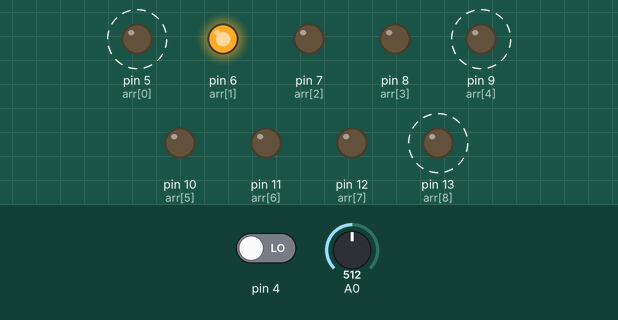
A sketch run on a simulated Arduino Uno, built with avr-gcc and run on an emulated ATmega328P. Parts: output pins drawn as LEDs (lit = HIGH). Dashed ring = blinking. Inputs (shaded band) come from the test bench; at power-on: pin 4 LOW, A0 = 512. Random numbers use the default seed unless the sketch sets one.

Above: at 1.2 s.
1.3 s: pin 4 driven HIGH
At 2.2 s:
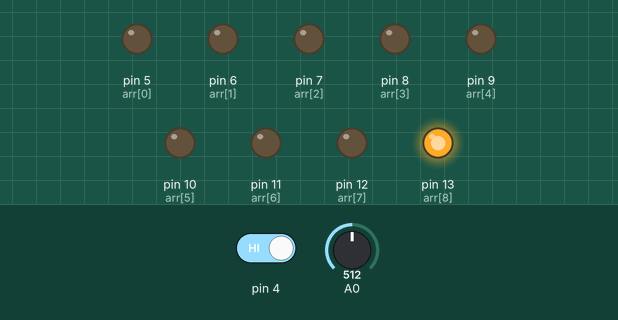
4.3 s: A0 set to 0
At 4.6 s:
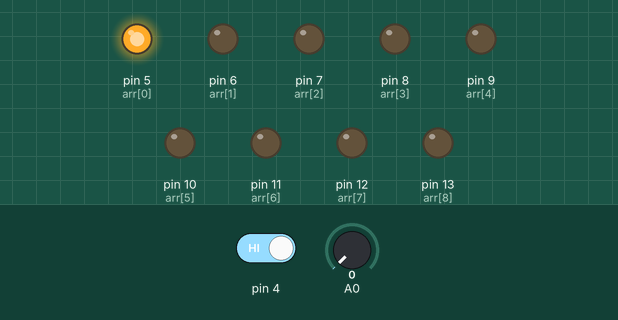
7.3 s: pin 4 driven LOW
At 7.9 s:
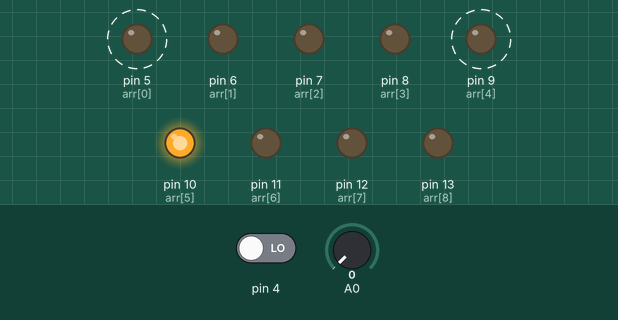
Timing chart, 0 to 16.3 s (numbered marks = the images above; inputs shaded):
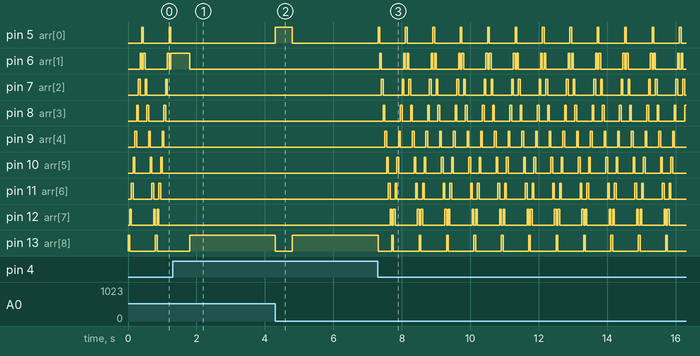

The sketch:

lightgame.ino
```cpp
//https://www.tinkercad.com/things/l4s05lD0lEB-copy-of-multiple-leds-breadboard-blocks
int arr[] = {5,6,7,8,9,10,11,12,13,12,11,10,9,8,7,6};
int arr1[] = {5,6,7,8,9,10,11,12,13,12,11,10,9,8,7,6};
int arr2[] = {13,12,11,10,9,8,7,6,5,6,7,8,9,10,11,12};
int idx;
bool pressed = false;
void setup()
{
  pinMode(13, OUTPUT);
  pinMode(12, OUTPUT);
  pinMode(11, OUTPUT);
  pinMode(10, OUTPUT);
  pinMode(9, OUTPUT);
  pinMode(8, OUTPUT);
  pinMode(7, OUTPUT);
  pinMode(6, OUTPUT);
  pinMode(5, OUTPUT);
  pinMode(4, INPUT);
  Serial.begin(9600);
}

void loop()
{
  randomSeed(analogRead(0));
  int rand = random(1,3);

  while(!pressed){
    if(rand == 1){
      for(int i = 0; i < 16; i++){
        arr[i] = arr2[i];
      }
    } else{
       for(int i = 0; i < 16; i++){
        arr[i] = arr1[i];
      }
    }
    for(int i = 0; i < 16; i++){
      digitalWrite(arr[i],HIGH);
      if(digitalRead(4) == HIGH){
        idx = i;
        pressed = true;
        delay(300);
        break;
      }
      delay(50);
      if(digitalRead(4) == HIGH){
        idx = i;
        pressed = true;
        delay(300);
        break;
      }
      digitalWrite(arr[i],LOW);
    }
  }

  if(arr[idx] == 9){
    digitalWrite(arr[idx],HIGH);
    delay(100);
    for(int i = 0; i < 5; i++){
      digitalWrite(arr[idx+1],HIGH);
      digitalWrite(arr[idx-1],HIGH);
      delay(100);
      digitalWrite(arr[idx+1],LOW);
      digitalWrite(arr[idx-1],LOW);
      digitalWrite(arr[idx+2],HIGH);
      digitalWrite(arr[idx-2],HIGH);
      delay(100);
      digitalWrite(arr[idx+2],LOW);
      digitalWrite(arr[idx-2],LOW);
      digitalWrite(arr[idx+3],HIGH);
      digitalWrite(arr[idx-3],HIGH);
      delay(100);
      digitalWrite(arr[idx+3],LOW);
      digitalWrite(arr[idx-3],LOW);
      digitalWrite(arr[idx+4],HIGH);
      digitalWrite(arr[idx-4],HIGH);
      delay(100);
      digitalWrite(arr[idx+4],LOW);
      digitalWrite(arr[idx-4],LOW);
    }
    idx++;
  }

  if(digitalRead(4) == HIGH){
    pressed = false;
    delay(200);
    digitalWrite(arr[idx],LOW);
    digitalWrite(arr[idx-1],LOW);
  }

}
```

Measured:
- after the input at 4.3 s, pin 5 (arr[0]): LOW → HIGH at once, → LOW 0.50 s later; pin 13 (arr[8]): HIGH → LOW at once, → HIGH 0.50 s later
- after the input at 7.3 s, pin 6 (arr[1]): LOW → HIGH after 0.05 s, then repeats every 0.80 s: LOW 0.65 s, HIGH 0.05 s, LOW 0.05 s, HIGH 0.05 s; pin 7 (arr[2]): LOW → HIGH after 0.10 s, then repeats every 0.80 s: LOW 0.55 s, HIGH 0.05 s, LOW 0.15 s, HIGH 0.05 s
- by itself, pin 5 (arr[0]): alternates HIGH for 0.05 s and LOW for 0.75 s
- by itself, pin 9 (arr[4]): alternates HIGH for 0.05 s and LOW for 0.35 s
